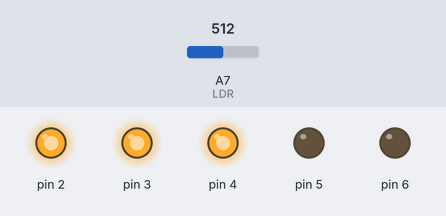
Recording of a sketch running on a simulated Arduino Nano, built with avr-gcc and run on an emulated ATmega328P. Shown: output pins drawn as LEDs (lit = HIGH). Inputs (shaded band) come from the test bench; at power-on: A7 (LDR) = 512. What the sketch prints to the serial monitor is not drawn.

Above: at 1.2 s.
1.3 s: A7 (LDR) set to 664
4.3 s: A7 (LDR) set to 696
At 5.0 s:
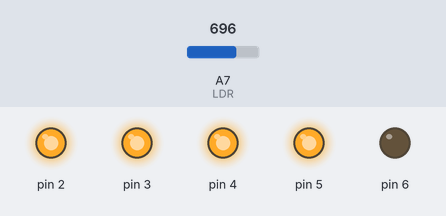
5.8 s: A7 (LDR) set to 511
At 6.4 s:
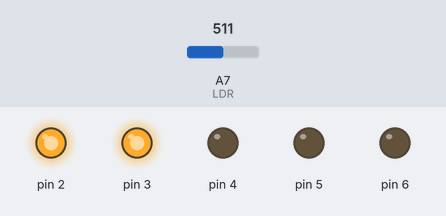
7.3 s: A7 (LDR) set to 356
10.3 s: A7 (LDR) set to 330
At 11.2 s:
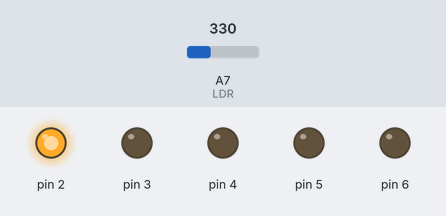
11.8 s: A7 (LDR) set to 189
14.8 s: A7 (LDR) set to 164
At 15.4 s:
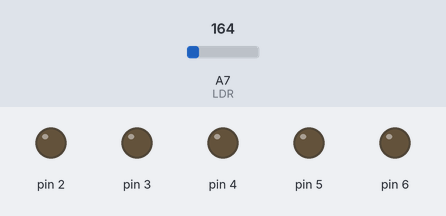
Timing chart, 0 to 17.3 s (numbered marks = the images above; inputs shaded):
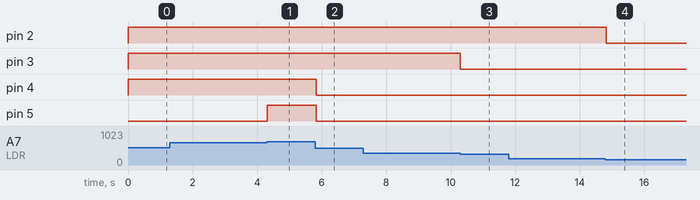

Measured:
- the behaviour switches between 682 and 683 on A7 (LDR) (found by bisection; images 0 and 1)
- the behaviour switches between 342 and 341 on A7 (LDR) (found by bisection; images 2 and 3)
- the behaviour switches between 171 and 170 on A7 (LDR) (found by bisection; images 3 and 4)
- after the input at 1.3 s, every drawn part: stays the same
- after the input at 4.3 s, pin 5: LOW → HIGH at once
- after the input at 5.8 s, pin 4, pin 5: HIGH → LOW at once
- after the input at 7.3 s, every drawn part: stays the same
- after the input at 10.3 s, pin 3: HIGH → LOW at once
- after the input at 11.8 s, every drawn part: stays the same
- after the input at 14.8 s, pin 2: HIGH → LOW at once

The sketch:

exam-ex2-arduino.ino
```cpp
/*
    Author: Ramon Heras
    Date: 8th Feb 2020
*/


#include "LedStrip.h"

#define LDR A7

LedStrip strip(2, 5);

char data;

void setup(){
    pinMode(LDR, INPUT);

    Serial.begin(9600);
    strip.begin();
}


void loop(){
    char data = map(analogRead(LDR), 0, 1024, 0, 6);
    strip.setLevel(data);
    strip.paint();
    strip.sendState();
    delay(50);


    //delay(100);
}
```

LedStrip.h
```cpp
/*
    Author: Ramon Heras
    Date: 8th Feb 2020
*/


#ifndef LEDSTRIP
#define LEDSTRIP


//_ledList[led/8] ^= 1 << led%8;
//_ledList[led/8] |= 1 << led%8;
//_ledList[led/8] &= ~(1 << led%8);
//_ledList[led/8] & (1 << led%8)

class LedStrip{


    private:
        unsigned _firstPin, _nLeds;
        char *_ledList;

    public:
        LedStrip(unsigned firstPin, unsigned nLeds)
          : _firstPin(firstPin), _nLeds(nLeds){
                _ledList = (char*)malloc(sizeof(char)*(nLeds/8+1));
                memset(_ledList, 0, sizeof(char)*(nLeds/8+1));
           }

        void begin(){
            for(int i=0; i<_nLeds; i++)
                pinMode(i+_firstPin, OUTPUT);
        }

        bool state(unsigned led){
            if(led < _nLeds)
                if(_ledList[led/8] & (1 << led%8))
                    return true;
                else
                    return false;
        }

        void turnON(unsigned led){
            if(led < _nLeds)
                _ledList[led/8] |= 1 << led%8;
                //_ledList[led] = true;
        }

        void turnOFF(unsigned led){
            if(led < _nLeds)
                _ledList[led/8] &= ~(1 << led%8);
                //_ledList[led] = false;
        }

        void toggle(unsigned led){
            if(led < _nLeds)
                _ledList[led/8] ^= 1 << led%8;
                //_ledList[led] = !_ledList[led];
        }

        void paint(){
            for(int i=0; i<_nLeds; i++)
                if(_ledList[i/8] & (1 << i%8))
                    digitalWrite(i+_firstPin, HIGH);
                else
                    digitalWrite(i+_firstPin, LOW);
        }

        void setLevel(int lvl){
            if(lvl < 0)
                lvl = 0;
            else if(lvl > _nLeds)
                lvl = _nLeds;

            for(int i=0; i < lvl; ++i)
                turnON(i);
            for(int i=lvl; i<_nLeds; ++i)
                turnOFF(i);
        }

        void set(int val){
            int mmax;

            if(_nLeds < 8)
                mmax = _nLeds;
            else
                mmax = 8;

            for(int i=0; i<mmax; ++i)
                if((val & (1 << i)) != 0)
                    turnON(i);
                else
                    turnOFF(i);
        }

        void sendState(){
          char data = 0;
          int maxx;

          if(_nLeds < 8)
              maxx = _nLeds;
          else
              maxx = 8;

          for(int i=0; i<maxx; ++i)
              if(_ledList[i/8] & (1 << i%8))
                  data |= 1 << i;

          //if(Serial.available() <= 0);
          Serial.write(data);
      }

};

#endif
```
